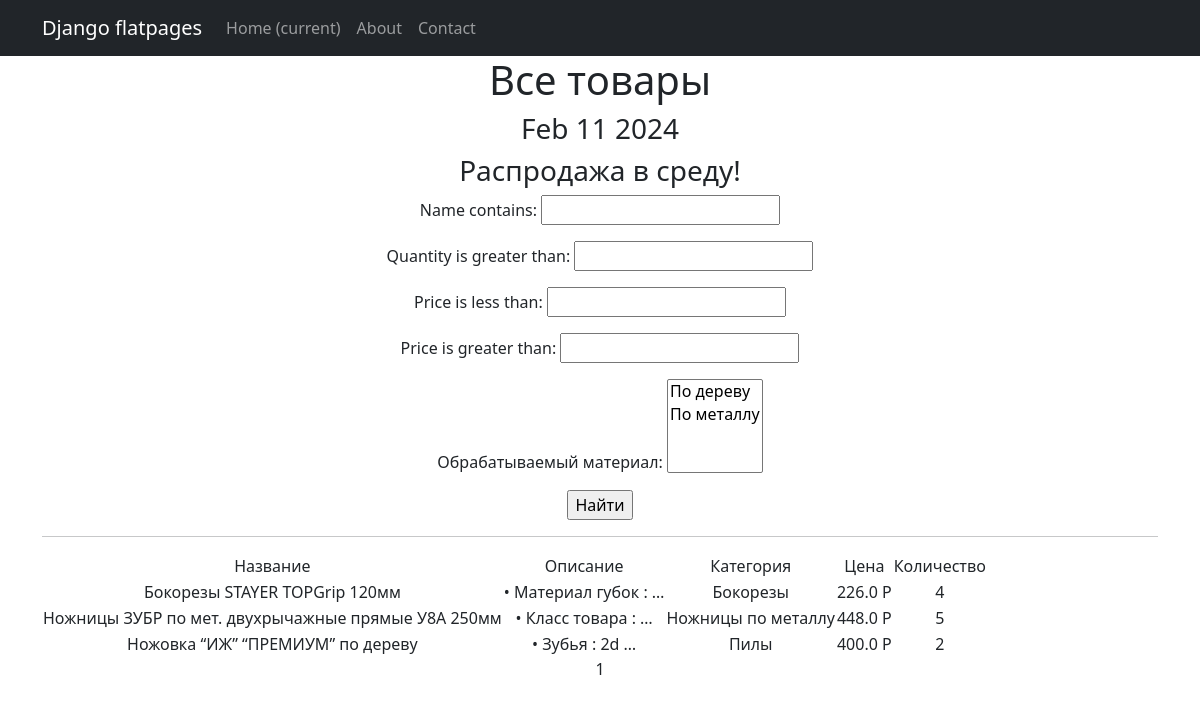
Before: /products/ with the older database file.
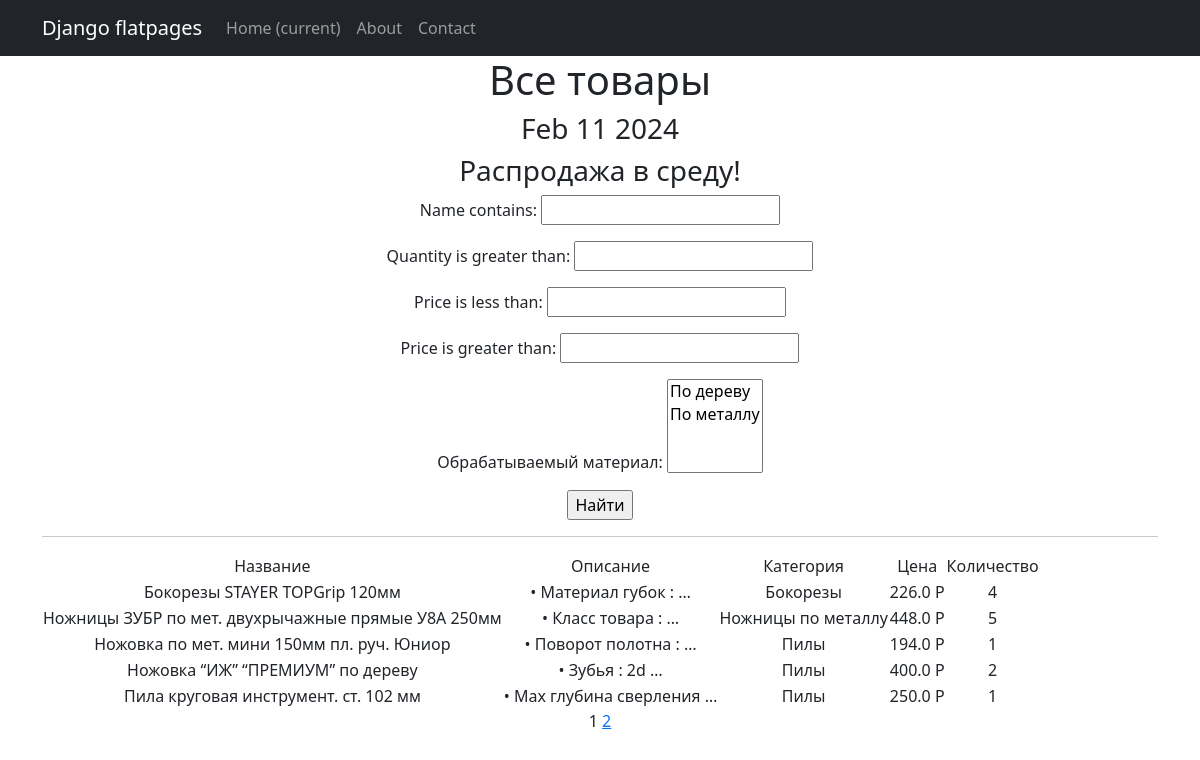
After: the same page with the newer database file.
### simpleapp/models.py (models this page shows, shortened)
class Product(models.Model):
    name = models.CharField(max_length=50, unique=True,)
    description = models.TextField()
    quantity = models.IntegerField(
        validators=[MinValueValidator(0)],
    )
    category = models.ForeignKey(
        to='Category',
        on_delete=models.CASCADE,
        related_name='products', # все продукты в категории будут доступны через поле products
    )
    price = models.FloatField(
        validators=[MinValueValidator(0.0)],
    )

class Category(models.Model):
    name = models.CharField(max_length=100, unique=True)

### simpleapp/views.py (the view)
# urls.py: path('', ProductsList.as_view(), name='product_list'),
class ProductsList(ListView):
    model = Product
    ordering = 'name'
    template_name = 'products.html'
    context_object_name = 'products'
    paginate_by = 5
    def get_queryset(self):
        queryset = super().get_queryset()
        self.filterset = ProductFilter(self.request.GET, queryset)
        return self.filterset.qs
    def get_context_data(self, **kwargs):
        context = super().get_context_data(**kwargs)
        context['next_sale'] = "Распродажа в среду!"
        context['filterset'] = self.filterset
        return context

### simpleapp/models.py (called while the page is built)
    def __str__(self):
        return self.material

### simpleapp/templatetags/custom_filters.py (called while the page is built)
@register.filter()
def currency(value, code='rub'):
   postfix = CURRENCIES_SYMBOLS[code]
   return f'{value} {postfix}'

### simpleapp/templatetags/custom_tags.py (called while the page is built)
@register.simple_tag()
def current_time(format_string='%b %d %Y'):
    return datetime.utcnow().strftime(format_string)

@register.simple_tag(takes_context=True)
def url_replace(context, **kwargs):
    d = context['request'].GET.copy()
    for k, v in kwargs.items():
        d[k] = v
    return d.urlencode()

### templates/products.html (shortened to what this page needs)
{% extends 'flatpages/default.html' %}
{% load custom_filters %}
{% load custom_tags %}
{% block content %}
    <h1>Все товары</h1>
    <h3>{% current_time '%b %d %Y' %}</h3>
    <h3> {{ next_sale|default_if_none:"Чуть позже сообщим о распродаже!" }} </h3>
    <form action="" method="get">
        {{ filterset.form.as_p }}
        <input type="submit" value="Найти" />
    </form>
    <hr>
    {% if products %}
        <table>
            <tr>
                <td>Название</td>
                <td>Описание</td>
                <td>Категория</td>
                <td>Цена</td>
                <td>Количество</td>
            </tr>
            {% for product in products %}
            <tr>
                <td>{{ product.name }}</td>
                <td>{{ product.description|truncatewords:4 }}</td>
                <td>{{ product.category.name }}</td>
                <td>{{ product.price|currency:"rub" }}</td>
                <td>{{ product.quantity }}</td>
            </tr>
           {% endfor %}
        </table>
    {% else %}
        <h2>Товаров нет!</h2>
    {% endif %}
    {{ page_obj.number }}
    {% if page_obj.has_next %}
        <a href="?{% url_replace page=page_obj.next_page_number %}">{{ page_obj.next_page_number }}</a>
    {% endif %}
{% endblock content %}

### templates/flatpages/default.html (shortened to what this page needs)
<!DOCTYPE html>
<html lang="en">
    <head>
        {% load static %}
        <link href="{% static 'css/styles.css' %}" rel="stylesheet" />
    </head>
    <body>
        <nav class="navbar navbar-expand-lg navbar-dark bg-dark static-top">
          <div class="container">
              <a class="navbar-brand" href="#">Django flatpages</a>
              <div class="collapse navbar-collapse" id="navbarResponsive">
                  <ul class="navbar-nav ml-auto">
                      <li class="nav-item active">
                          <a class="nav-link" href="#">Home
                              <span class="sr-only">(current)</span>
                          </a>
                      </li>
                      <li class="nav-item">
                          <a class="nav-link" href="/about/">About</a>
                      </li>
                      <li class="nav-item">
                          <a class="nav-link" href="/contacts/">Contact</a>
                      </li>
                  </ul>
              </div>
          </div>
        </nav>
        <div class="container">
            <div class="row">
                <div class="col-lg-12 text-center">
                    {% block content %}{% endblock content %}
                </div>
            </div>
        </div>
    </body>
</html>
</html>

Changed rows visible on the page:
added Product: name "Ножовка по мет. мини 150мм пл. руч. Юниор", description "• Поворот полотна : …", category.name "Пилы", price "194.0 Р", quantity "1"
added Product: name "Пила круговая инструмент. ст. 102 мм", description "• Max глубина сверления …", category.name "Пилы", price "250.0 Р", quantity "1"
Other visible differences:
{{ page_obj.next_page_number }}: (not shown) → "2"
